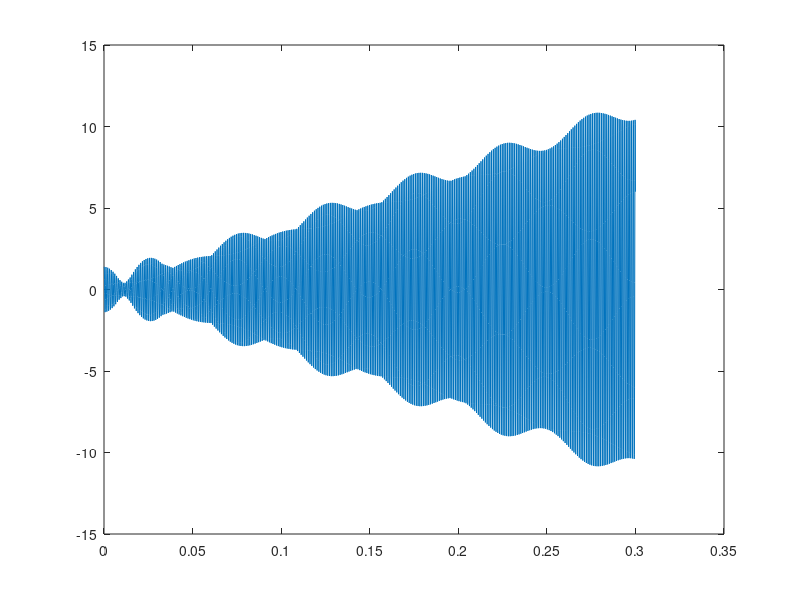
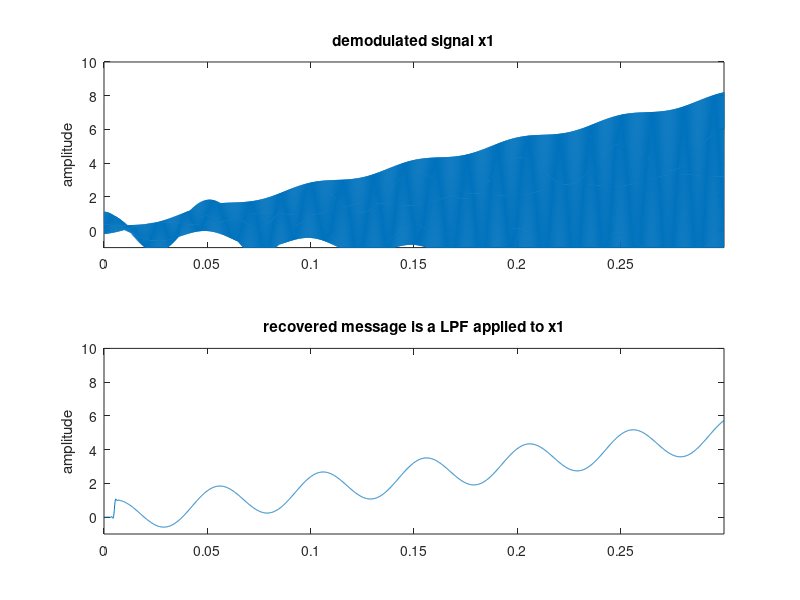
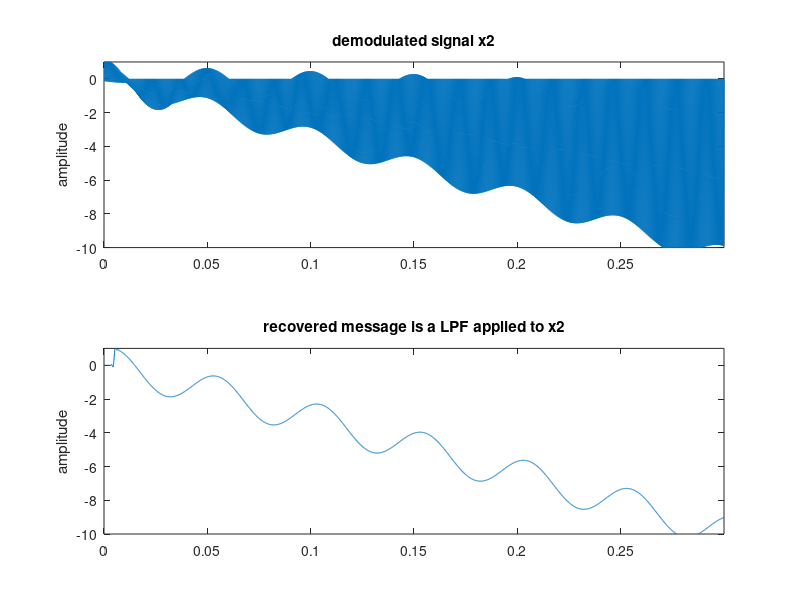

Source code (MATLAB) for these figures, in order:
load('qam_hw(1).mat','v')

time=0.3; Ts=1/10000;               % sampling interval & time
t=Ts:Ts:time; lent=length(t);       % define a time vector

fc=1000;
gam=0; phi=0;                       % freq & phase offset
c1=cos(2*pi*(fc+gam)*t+phi);        % create cosine for demod
c2=sin(2*pi*(fc+gam)*t+phi);        % create sine for demod

x1=v.*c1;                            % demod received signal
x2=v.*c2;                            % demod received signal

fbe=[0 0.1 0.2 1]; damps=[1 1 0 0]; % LPF design
fl=100; b=firpm(fl,fbe,damps);      % impulse response of LPF
m1=2*filter(b,1,x1);                % LPF the demodulated signal
m2=2*filter(b,1,x2);                % LPF the demodulated signal

% used to plot figure
figure(1)
axis([0,0.3, 11,11.1])
ylabel('amplitude'); 
title('message after modulation');
subplot(1,1,1), plot(t,v)

figure(2)
subplot(2,1,1), plot(t,x1)
axis([0,0.3, -1,10])
ylabel('amplitude');
title('demodulated signal x1');
subplot(2,1,2), plot(t,m1)
axis([0,0.3, -1,10])
ylabel('amplitude'); title('recovered message is a LPF applied to x1');

figure(3)
subplot(2,1,1), plot(t,x2)
axis([0,0.3, -10,1])
ylabel('amplitude');
title('demodulated signal x2');
subplot(2,1,2), plot(t,m2)
axis([0,0.3, -10,1])
ylabel('amplitude'); title('recovered message is a LPF applied to x2');